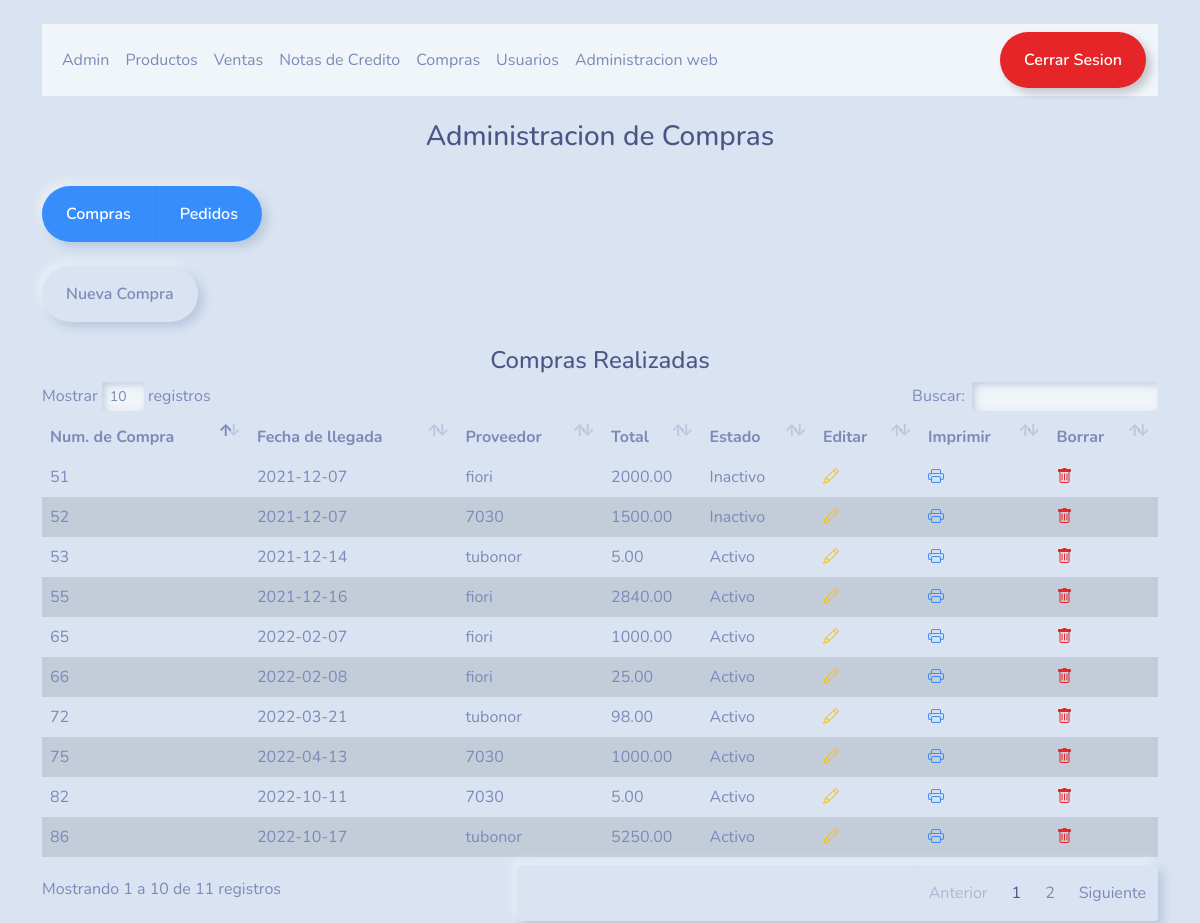
/modulos/compra.php (signed in), run on the app's committed database.
### tables this page shows
CREATE TABLE `compra` (
  `compra_cod` int(11) NOT NULL,
  `compra_fecha` date DEFAULT NULL,
  `compra_total` decimal(10,2) DEFAULT NULL,
  `compra_estado` int(1) DEFAULT NULL,
  `proveedor_cod` int(11) DEFAULT NULL
);

CREATE TABLE `proveedor` (
  `proveedor_cod` int(11) NOT NULL,
  `proveedor_nom` varchar(30) DEFAULT NULL,
  `proveedor_email` varchar(30) DEFAULT NULL,
  `proveedor_telef` varchar(20) DEFAULT NULL,
  `proveedor_cbu` varchar(30) DEFAULT NULL
);

### libreria/conexion.php (called while the page is built, shortened)
<?php
$host="localhost";
$user="root";
$clave="12345678";
$db="elobrero";
if (!($link = mysqli_connect($host,$user,$clave,$db))){
    $conexion="no";
}else{
    $conexion="si";
}
?>

### modulos/compra.php (the view, shortened to what this page needs)
<?php
include ("../libreria/conexion.php");
$tabla_filas="";
$fila_class=" class='table-active'";
if($conexion=="si"){
    $query = "SELECT compra_cod,compra_fecha,proveedor.proveedor_nom,compra_total,compra_estado FROM compra
        INNER JOIN proveedor
        ON compra.proveedor_cod=proveedor.proveedor_cod
        ORDER BY compra_cod ASC
    ";
    if ($resultado = mysqli_query($link, $query)){
        $rowcont = mysqli_num_rows($resultado);
        if($rowcont > 0){
            while ($datos=mysqli_fetch_array($resultado,MYSQLI_ASSOC)){
                $compra_cod = $datos['compra_cod'];
                $compra_fecha = $datos['compra_fecha'];
                $proveedor_nom = $datos['proveedor_nom'];
                $compra_total = $datos['compra_total'];
                $compra_estado = $datos['compra_estado'];
                if ($compra_estado==1){
                  $compra_estado='Activo';
                }else{
                  $compra_estado='Inactivo';
                }
                if($fila_class==" class='table-active'"){
                    $fila_class="";
                }else{
                    $fila_class=" class='table-active'";
                }
                $tabla_filas .= "<tr $fila_class>";
                $tabla_filas .= "<td>$compra_cod</td>";
                $tabla_filas .= "<td>$compra_fecha</td>";
                $tabla_filas .= "<td>$proveedor_nom</td>";
                $tabla_filas .= "<td>$compra_total</td>";
                $tabla_filas .= "<td>$compra_estado</td>";
                $parametros= "$compra_cod,'$compra_estado'";
                $tabla_filas .= "<td><a href=\"\" data-bs-toggle=\"modal\" data-bs-target=\"#modificar\" onclick=\"editReg(".$parametros.")\"><i class=\"text-warning bi bi-pencil\"></i></a></td>";
                $tabla_filas .= "<td><a href=\"\" onclick=\"window.open('../generadorpdf/pdfcompra.php?compra=".$compra_cod."')\"><i class=\"text-primary bi bi-printer\"></i></a></td>";
                $tabla_filas .= "<td><a href=\"\" data-bs-toggle=\"modal\" data-bs-target=\"#baja\"onclick=\"delReg(".$compra_cod.")\"><i class=\"text-danger bi bi-trash\" ></i></a></td>";
                $tabla_filas .= "</tr>";
            }
        }
    }
}
?>
<!DOCTYPE html >
<html lang="es">
  <head>
    <link href="../css/bootstrap.css" rel="stylesheet" >
    <link href="../css/bootstrap_icons/bootstrap-icons.css" rel="stylesheet" type="text/css">
    <link href="../datatables/datatables.min.css" rel="stylesheet">
  </head>
  <body>
<div class="container">
<br>
<nav class="navbar navbar-expand-lg navbar-light bg-light">
  <div class="container-fluid">
    <div class="collapse navbar-collapse" id="navbarColor02">
      <ul class="navbar-nav me-auto">
        <li class="nav-item">
          <a class="nav-link" href="home.php"><?php echo $_SESSION['usuario_nom']?></a>
        </li>
        <li class="nav-item">
          <a class="nav-link" href="producto.php">Productos</a>
        </li>
        <li class="nav-item">
          <a class="nav-link" href="venta.php">Ventas</a>
        </li>
        <li class="nav-item">
          <a class="nav-link" href="nota.php">Notas de Credito</a>
        </li>
        <li class="nav-item">
          <a class="nav-link" href="compra.php">Compras</a>
        </li>
        <li class="nav-item">
          <a class="nav-link" href="usuario.php">Usuarios</a>
        </li>
        <li class="nav-item">
          <a class="nav-link" href="adminweb.php">Administracion web</a>
        </li>
      </ul>
      <a href="../libreria/lib_logout.php"><button type="button" class="btn btn-outline-danger">Cerrar Sesion</button></a>
    </div>
  </div>
</nav>
<br>
<h3 align="center">Administracion de Compras</h3>
<br>
<div class="btn-group" role="group" aria-label="Basic example">
  <button type="button" class="btn btn-outline-primary" onclick="location.href='compra.php'">Compras</button>
  <button type="button" class="btn btn-outline-primary" onclick="location.href='pedido.php'">Pedidos</button>
</div>
<br> </br>
    <div>
    <form action="../libreria/lib_compra.php" method="post" enctype="multipart/form-data">
        <button type="submit" name="Acompra" id="Acompra" class="btn btn-success">Nueva Compra</button>
    </form>
    </div>
<br>
<h4 align="center">Compras Realizadas</h4>
<table class="table table-hover" id="registros">
  <thead>
    <tr>
      <th scope="col">Num. de Compra</th>
      <th scope="col">Fecha de llegada</th>
      <th scope="col">Proveedor</th>
      <th scope="col">Total</th>
      <th scope="col">Estado</th>
      <th scope="col">Editar</th>
      <th scope="col">Imprimir</th>
      <th scope="col">Borrar</th>
  </thead>
  <tbody>
    <?php
        echo $tabla_filas;
    ?>
  </tbody>
</table>
</body>
</html>
</body>
</html>

### data on the page
compra: compra_cod "51", compra_fecha "2021-12-07", proveedor.proveedor_nom "fiori", compra_total "2000.00", compra_estado "Inactivo"
compra: compra_cod "52", compra_fecha "2021-12-07", proveedor.proveedor_nom "7030", compra_total "1500.00", compra_estado "Inactivo"
compra: compra_cod "53", compra_fecha "2021-12-14", proveedor.proveedor_nom "tubonor", compra_total "5.00", compra_estado "Activo"
compra: compra_cod "55", compra_fecha "2021-12-16", proveedor.proveedor_nom "fiori", compra_total "2840.00", compra_estado "Activo"
compra: compra_cod "65", compra_fecha "2022-02-07", proveedor.proveedor_nom "fiori", compra_total "1000.00", compra_estado "Activo"
compra: compra_cod "66", compra_fecha "2022-02-08", proveedor.proveedor_nom "fiori", compra_total "25.00", compra_estado "Activo"
compra: compra_cod "72", compra_fecha "2022-03-21", proveedor.proveedor_nom "tubonor", compra_total "98.00", compra_estado "Activo"
compra: compra_cod "75", compra_fecha "2022-04-13", proveedor.proveedor_nom "7030", compra_total "1000.00", compra_estado "Activo"
compra: compra_cod "82", compra_fecha "2022-10-11", proveedor.proveedor_nom "7030", compra_total "5.00", compra_estado "Activo"
compra: compra_cod "86", compra_fecha "2022-10-17", proveedor.proveedor_nom "tubonor", compra_total "5250.00", compra_estado "Activo"

### other printed values
$_SESSION['usuario_nom'] "Admin"
